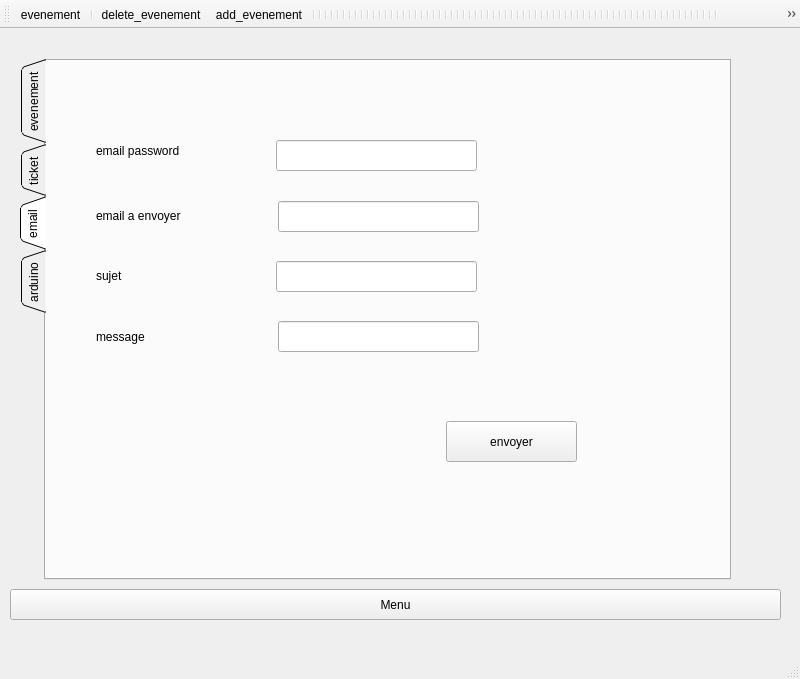
<?xml version="1.0" encoding="UTF-8"?>
<ui version="4.0">
 <class>gestion_eventicket</class>
 <widget class="QMainWindow" name="gestion_eventicket">
  <property name="geometry">
   <rect>
    <x>0</x>
    <y>0</y>
    <width>800</width>
    <height>679</height>
   </rect>
  </property>
  <property name="windowTitle">
   <string>MainWindow</string>
  </property>
  <widget class="QWidget" name="centralwidget">
   <widget class="QTabWidget" name="stmp">
    <property name="geometry">
     <rect>
      <x>20</x>
      <y>30</y>
      <width>711</width>
      <height>521</height>
     </rect>
    </property>
    <property name="tabPosition">
     <enum>QTabWidget::West</enum>
    </property>
    <property name="tabShape">
     <enum>QTabWidget::Triangular</enum>
    </property>
    <property name="currentIndex">
     <number>2</number>
    </property>
    <widget class="QWidget" name="tab">
     <attribute name="title">
      <string>evenement</string>
     </attribute>
     <widget class="QLineEdit" name="rech_evenement">
      <property name="geometry">
       <rect>
        <x>510</x>
        <y>10</y>
        <width>151</width>
        <height>24</height>
       </rect>
      </property>
      <property name="placeholderText">
       <string>Recherche</string>
      </property>
      <property name="clearButtonEnabled">
       <bool>true</bool>
      </property>
     </widget>
     <widget class="QTableView" name="table_evenement">
      <property name="geometry">
       <rect>
        <x>20</x>
        <y>140</y>
        <width>651</width>
        <height>311</height>
       </rect>
      </property>
      <property name="styleSheet">
       <string notr="true"/>
      </property>
      <property name="sortingEnabled">
       <bool>true</bool>
      </property>
      <attribute name="horizontalHeaderCascadingSectionResizes">
       <bool>true</bool>
      </attribute>
      <attribute name="horizontalHeaderShowSortIndicator" stdset="0">
       <bool>true</bool>
      </attribute>
      <attribute name="horizontalHeaderStretchLastSection">
       <bool>false</bool>
      </attribute>
     </widget>
     <widget class="QComboBox" name="evenement_sel_col">
      <property name="geometry">
       <rect>
        <x>510</x>
        <y>80</y>
        <width>91</width>
        <height>31</height>
       </rect>
      </property>
      <item>
       <property name="text">
        <string>ID</string>
       </property>
      </item>
      <item>
       <property name="text">
        <string>NOM</string>
       </property>
      </item>
     </widget>
     <widget class="QLabel" name="label_5">
      <property name="geometry">
       <rect>
        <x>30</x>
        <y>20</y>
        <width>211</width>
        <height>31</height>
       </rect>
      </property>
      <property name="text">
       <string>&lt;html&gt;&lt;head/&gt;&lt;body&gt;&lt;p&gt;&lt;span style=&quot; font-size:9pt; font-weight:600; color:#000000;&quot;&gt;Gestion evenement&lt;/span&gt;&lt;/p&gt;&lt;p&gt;&lt;br/&gt;&lt;/p&gt;&lt;/body&gt;&lt;/html&gt;</string>
      </property>
     </widget>
     <widget class="QLabel" name="label_2">
      <property name="geometry">
       <rect>
        <x>320</x>
        <y>0</y>
        <width>181</width>
        <height>51</height>
       </rect>
      </property>
      <property name="text">
       <string>recherche evenement par id :</string>
      </property>
     </widget>
     <widget class="QLabel" name="label_3">
      <property name="geometry">
       <rect>
        <x>400</x>
        <y>80</y>
        <width>61</width>
        <height>31</height>
       </rect>
      </property>
      <property name="text">
       <string>trier par :</string>
      </property>
     </widget>
     <widget class="QPushButton" name="video">
      <property name="geometry">
       <rect>
        <x>540</x>
        <y>470</y>
        <width>141</width>
        <height>41</height>
       </rect>
      </property>
      <property name="text">
       <string>dernier evenement</string>
      </property>
     </widget>
    </widget>
    <widget class="QWidget" name="tab_2">
     <attribute name="title">
      <string>ticket</string>
     </attribute>
     <widget class="QTableView" name="table_ticket">
      <property name="geometry">
       <rect>
        <x>10</x>
        <y>110</y>
        <width>651</width>
        <height>341</height>
       </rect>
      </property>
      <property name="selectionMode">
       <enum>QAbstractItemView::ExtendedSelection</enum>
      </property>
      <property name="sortingEnabled">
       <bool>true</bool>
      </property>
      <attribute name="horizontalHeaderShowSortIndicator" stdset="0">
       <bool>false</bool>
      </attribute>
     </widget>
     <widget class="QLabel" name="label_4">
      <property name="geometry">
       <rect>
        <x>30</x>
        <y>20</y>
        <width>101</width>
        <height>31</height>
       </rect>
      </property>
      <property name="text">
       <string>&lt;html&gt;&lt;head/&gt;&lt;body&gt;&lt;p&gt;&lt;span style=&quot; font-size:9pt; font-weight:600; color:#b60000;&quot;&gt;Gestion ticket&lt;/span&gt;&lt;/p&gt;&lt;/body&gt;&lt;/html&gt;</string>
      </property>
     </widget>
     <widget class="QLineEdit" name="rech_ticket">
      <property name="geometry">
       <rect>
        <x>530</x>
        <y>10</y>
        <width>141</width>
        <height>24</height>
       </rect>
      </property>
      <property name="text">
       <string/>
      </property>
      <property name="placeholderText">
       <string>Recherche</string>
      </property>
      <property name="clearButtonEnabled">
       <bool>true</bool>
      </property>
     </widget>
     <widget class="QComboBox" name="ticket_sel_col">
      <property name="geometry">
       <rect>
        <x>530</x>
        <y>70</y>
        <width>81</width>
        <height>22</height>
       </rect>
      </property>
      <item>
       <property name="text">
        <string>ID</string>
       </property>
      </item>
      <item>
       <property name="text">
        <string>PRIX</string>
       </property>
      </item>
     </widget>
     <widget class="QPushButton" name="pushButton_2">
      <property name="geometry">
       <rect>
        <x>10</x>
        <y>460</y>
        <width>141</width>
        <height>31</height>
       </rect>
      </property>
      <property name="text">
       <string>Imprimer</string>
      </property>
     </widget>
     <widget class="QPushButton" name="stats">
      <property name="geometry">
       <rect>
        <x>510</x>
        <y>460</y>
        <width>141</width>
        <height>31</height>
       </rect>
      </property>
      <property name="text">
       <string>statistique</string>
      </property>
     </widget>
     <widget class="QLabel" name="label">
      <property name="geometry">
       <rect>
        <x>400</x>
        <y>10</y>
        <width>121</width>
        <height>31</height>
       </rect>
      </property>
      <property name="text">
       <string>recherche ticket par id :</string>
      </property>
     </widget>
     <widget class="QLabel" name="label_6">
      <property name="geometry">
       <rect>
        <x>450</x>
        <y>70</y>
        <width>61</width>
        <height>31</height>
       </rect>
      </property>
      <property name="text">
       <string>trier par :</string>
      </property>
     </widget>
    </widget>
    <widget class="QWidget" name="tab_3">
     <attribute name="title">
      <string>email</string>
     </attribute>
     <widget class="QPushButton" name="pushButton">
      <property name="geometry">
       <rect>
        <x>400</x>
        <y>360</y>
        <width>131</width>
        <height>41</height>
       </rect>
      </property>
      <property name="text">
       <string>envoyer</string>
      </property>
     </widget>
     <widget class="QLabel" name="label_7">
      <property name="geometry">
       <rect>
        <x>50</x>
        <y>69</y>
        <width>141</width>
        <height>41</height>
       </rect>
      </property>
      <property name="text">
       <string>email password</string>
      </property>
     </widget>
     <widget class="QLineEdit" name="mail_pass_2">
      <property name="enabled">
       <bool>true</bool>
      </property>
      <property name="geometry">
       <rect>
        <x>230</x>
        <y>79</y>
        <width>201</width>
        <height>31</height>
       </rect>
      </property>
      <property name="mouseTracking">
       <bool>true</bool>
      </property>
      <property name="echoMode">
       <enum>QLineEdit::Password</enum>
      </property>
     </widget>
     <widget class="QLineEdit" name="rcpt_2">
      <property name="geometry">
       <rect>
        <x>232</x>
        <y>140</y>
        <width>201</width>
        <height>31</height>
       </rect>
      </property>
     </widget>
     <widget class="QLineEdit" name="subject_2">
      <property name="geometry">
       <rect>
        <x>230</x>
        <y>200</y>
        <width>201</width>
        <height>31</height>
       </rect>
      </property>
     </widget>
     <widget class="QLabel" name="label_8">
      <property name="geometry">
       <rect>
        <x>50</x>
        <y>139</y>
        <width>151</width>
        <height>31</height>
       </rect>
      </property>
      <property name="text">
       <string>email a envoyer</string>
      </property>
     </widget>
     <widget class="QLabel" name="label_9">
      <property name="geometry">
       <rect>
        <x>50</x>
        <y>199</y>
        <width>111</width>
        <height>31</height>
       </rect>
      </property>
      <property name="text">
       <string>sujet</string>
      </property>
     </widget>
     <widget class="QLineEdit" name="msg_2">
      <property name="geometry">
       <rect>
        <x>232</x>
        <y>260</y>
        <width>201</width>
        <height>31</height>
       </rect>
      </property>
     </widget>
     <widget class="QLabel" name="label_10">
      <property name="geometry">
       <rect>
        <x>50</x>
        <y>260</y>
        <width>131</width>
        <height>31</height>
       </rect>
      </property>
      <property name="text">
       <string>message</string>
      </property>
     </widget>
    </widget>
    <widget class="QWidget" name="tab_4">
     <attribute name="title">
      <string>arduino</string>
     </attribute>
     <widget class="QLabel" name="ard">
      <property name="geometry">
       <rect>
        <x>50</x>
        <y>33</y>
        <width>271</width>
        <height>171</height>
       </rect>
      </property>
      <property name="text">
       <string/>
      </property>
     </widget>
    </widget>
   </widget>
   <widget class="QPushButton" name="pushButton_3">
    <property name="geometry">
     <rect>
      <x>10</x>
      <y>560</y>
      <width>771</width>
      <height>31</height>
     </rect>
    </property>
    <property name="text">
     <string>Menu</string>
    </property>
   </widget>
  </widget>
  <widget class="QMenuBar" name="menubar">
   <property name="geometry">
    <rect>
     <x>0</x>
     <y>0</y>
     <width>800</width>
     <height>22</height>
    </rect>
   </property>
  </widget>
  <widget class="QStatusBar" name="statusbar"/>
  <widget class="QToolBar" name="toolBar">
   <property name="windowTitle">
    <string>toolBar</string>
   </property>
   <attribute name="toolBarArea">
    <enum>TopToolBarArea</enum>
   </attribute>
   <attribute name="toolBarBreak">
    <bool>false</bool>
   </attribute>
   <addaction name="actionevenement"/>
   <addaction name="separator"/>
   <addaction name="actiondelete_evenement"/>
   <addaction name="actionadd_evenement"/>
   <addaction name="separator"/>
   <addaction name="separator"/>
   <addaction name="separator"/>
   <addaction name="separator"/>
   <addaction name="separator"/>
   <addaction name="separator"/>
   <addaction name="separator"/>
   <addaction name="separator"/>
   <addaction name="separator"/>
   <addaction name="separator"/>
   <addaction name="separator"/>
   <addaction name="separator"/>
   <addaction name="separator"/>
   <addaction name="separator"/>
   <addaction name="separator"/>
   <addaction name="separator"/>
   <addaction name="separator"/>
   <addaction name="separator"/>
   <addaction name="separator"/>
   <addaction name="separator"/>
   <addaction name="separator"/>
   <addaction name="separator"/>
   <addaction name="separator"/>
   <addaction name="separator"/>
   <addaction name="separator"/>
   <addaction name="separator"/>
   <addaction name="separator"/>
   <addaction name="separator"/>
   <addaction name="separator"/>
   <addaction name="separator"/>
   <addaction name="separator"/>
   <addaction name="separator"/>
   <addaction name="separator"/>
   <addaction name="separator"/>
   <addaction name="separator"/>
   <addaction name="separator"/>
   <addaction name="separator"/>
   <addaction name="separator"/>
   <addaction name="separator"/>
   <addaction name="separator"/>
   <addaction name="separator"/>
   <addaction name="separator"/>
   <addaction name="separator"/>
   <addaction name="separator"/>
   <addaction name="separator"/>
   <addaction name="separator"/>
   <addaction name="separator"/>
   <addaction name="separator"/>
   <addaction name="separator"/>
   <addaction name="separator"/>
   <addaction name="separator"/>
   <addaction name="separator"/>
   <addaction name="separator"/>
   <addaction name="separator"/>
   <addaction name="separator"/>
   <addaction name="separator"/>
   <addaction name="separator"/>
   <addaction name="separator"/>
   <addaction name="separator"/>
   <addaction name="separator"/>
   <addaction name="separator"/>
   <addaction name="separator"/>
   <addaction name="separator"/>
   <addaction name="separator"/>
   <addaction name="separator"/>
   <addaction name="separator"/>
   <addaction name="separator"/>
   <addaction name="separator"/>
   <addaction name="separator"/>
   <addaction name="separator"/>
   <addaction name="separator"/>
   <addaction name="separator"/>
   <addaction name="separator"/>
   <addaction name="separator"/>
   <addaction name="separator"/>
   <addaction name="separator"/>
   <addaction name="separator"/>
   <addaction name="separator"/>
   <addaction name="separator"/>
   <addaction name="separator"/>
   <addaction name="separator"/>
   <addaction name="separator"/>
   <addaction name="separator"/>
   <addaction name="separator"/>
   <addaction name="actiondelete_ticket"/>
   <addaction name="actionadd_ticket"/>
   <addaction name="actionticket"/>
   <addaction name="separator"/>
  </widget>
  <action name="actionadd_evenement">
   <property name="icon">
    <iconset resource="integr.qrc">
     <normaloff>:/integra/plushamra.png</normaloff>:/integra/plushamra.png</iconset>
   </property>
   <property name="text">
    <string>add_evenement</string>
   </property>
   <property name="toolTip">
    <string>add_evenement</string>
   </property>
  </action>
  <action name="actionadd_ticket">
   <property name="icon">
    <iconset resource="integr.qrc">
     <normaloff>:/integra/plus.png</normaloff>:/integra/plus.png</iconset>
   </property>
   <property name="text">
    <string>add_ticket</string>
   </property>
   <property name="toolTip">
    <string>add_ticket</string>
   </property>
  </action>
  <action name="actiondelete_ticket">
   <property name="icon">
    <iconset resource="integr.qrc">
     <normaloff>:/integra/moin.png</normaloff>:/integra/moin.png</iconset>
   </property>
   <property name="text">
    <string>delete_ticket</string>
   </property>
   <property name="toolTip">
    <string>delete_ticket</string>
   </property>
  </action>
  <action name="actionevenement">
   <property name="text">
    <string>evenement</string>
   </property>
  </action>
  <action name="actionticket">
   <property name="text">
    <string>ticket</string>
   </property>
  </action>
  <action name="actiondelete_evenement">
   <property name="icon">
    <iconset resource="integr.qrc">
     <normaloff>:/integra/moinhamra.png</normaloff>:/integra/moinhamra.png</iconset>
   </property>
   <property name="text">
    <string>delete_evenement</string>
   </property>
   <property name="toolTip">
    <string>delete_evenement</string>
   </property>
  </action>
 </widget>
 <resources>
  <include location="integr.qrc"/>
 </resources>
 <connections/>
</ui>
